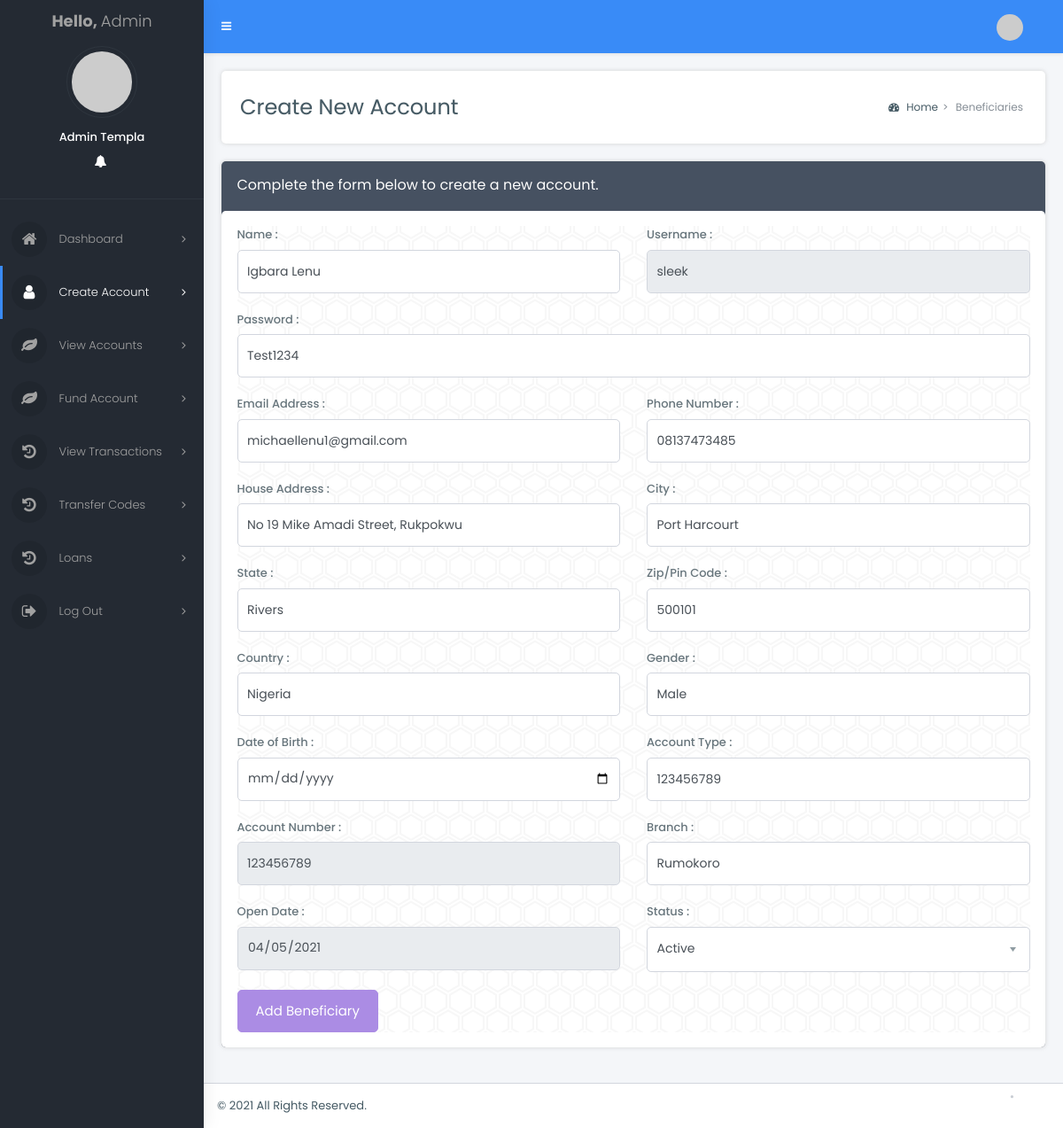
Screenshot of /admin/dashboard/update_account.php?username=sleek with the database file from the repository.
### tables this page shows
CREATE TABLE `account` (
  `id` int(11) NOT NULL,
  `account_name` varchar(100) NOT NULL,
  `branch` varchar(250) NOT NULL,
  `account_type` varchar(25) NOT NULL,
  `account_number` int(25) NOT NULL,
  `username` varchar(100) NOT NULL,
  `password` varchar(100) NOT NULL,
  `dob` date NOT NULL,
  `gender` varchar(10) NOT NULL,
  `address` varchar(100) NOT NULL,
  `country` varchar(25) NOT NULL,
  `state` varchar(25) NOT NULL,
  `city` varchar(25) NOT NULL,
  `pin` int(10) NOT NULL,
  `mobile` varchar(25) NOT NULL,
  `email` varchar(100) NOT NULL,
  `open_date` date NOT NULL,
  `note` text NOT NULL,
  `image` varchar(100) NOT NULL,
  `status` varchar(25) NOT NULL,
  `Balance` int(11) NOT NULL
);

### admin/dashboard/update_account.php (the view, shortened to what this page needs)
<?php
include("../dbconnection.php");
if(isset($_GET['username'])){
  $username = $_GET['username'];
  $get_user_sql = "SELECT * FROM account WHERE username='$username'";
  $get_user_query = mysqli_query($con, $get_user_sql);
  if($get_user_query){
    $user = mysqli_fetch_assoc($get_user_query);
  }
}
?>
<!DOCTYPE html>
<html lang="en">
  <head>
	<link rel="stylesheet" href="assets/vendor_components/bootstrap/dist/css/bootstrap.css">
	<link rel="stylesheet" href="assets/vendor_components/font-awesome/css/font-awesome.css">
	<link rel="stylesheet" href="assets/vendor_components/Ionicons/css/ionicons.css">
	<link rel="stylesheet" href="assets/vendor_components/lineaicons/linea.css">
	<link href="https://www.amcharts.com/lib/3/plugins/export/export.css" rel="stylesheet" type="text/css" />
	<link rel="stylesheet" href="css/bootstrap-extend.css">
	<link rel="stylesheet" href="css/master_style.css">
	<link rel="stylesheet" href="css/skins/_all-skins.css">
  </head>
<body class="hold-transition skin-blue sidebar-mini">
<div class="wrapper">
  <header class="main-header">
    <nav class="navbar navbar-static-top">
      <a href="#" class="sidebar-toggle" data-toggle="push-menu" role="button">
      </a>
      <div class="navbar-custom-menu">
        <ul class="nav navbar-nav">
          <li class="dropdown user user-menu">
            <a href="#" class="dropdown-toggle" data-toggle="dropdown">
              <img src="images/user5-128x128.jpg" class="user-image rounded-circle" alt="User Image">
            </a>
          <li>
          </li>
        </ul>
      </div>
    </nav>
  </header>
  <aside class="main-sidebar">
    <section class="sidebar">
      <div class="user-panel">
		 <div class="ulogo">
			 <a href="index.php">
			  <span><b>Hello, </b>Admin</span>
			</a>
		</div>
        <div class="image">
          <img src="images/user2-160x160.jpg" class="rounded-circle" alt="User Image">
        </div>
        <div class="info">
          <p>Admin Templa</p>
			<a href="profile.php" class="link" data-toggle="tooltip" title="" data-original-title="Settings"><i class="ion ion-gear-b"></i></a>
            <a href="" class="link" data-toggle="tooltip" title="" data-original-title="No Notifications"><i class="fa fa-bell"></i></a>
            <a href="logout.php" class="link" data-toggle="tooltip" title="" data-original-title="Logout"><i class="ion ion-power"></i></a>
        </div>
      </div>
      <ul class="sidebar-menu" data-widget="tree">
		<li class="nav-devider"></li>
	   <li class="">
          <a href="index.php">
            <i class="fa fa-home"></i> <span>Dashboard</span>
            <span class="pull-right-container">
              <i class="fa fa-angle-right pull-right"></i>
            </span>
          </a>
        </li>
		 <li class="active">
          <a href="account.php">
            <i class="fa fa-user"></i> <span>Create Account</span>
            <span class="pull-right-container">
              <i class="fa fa-angle-right pull-right"></i>
            </span>
          </a>
        </li>
		 <li class="">
          <a href="view_account.php">
            <i class="fa fa-leaf"></i> <span>View Accounts</span>
            <span class="pull-right-container">
              <i class="fa fa-angle-right pull-right"></i>
            </span>
          </a>
        </li>
		 <li class="">
          <a href="fund.php">
            <i class="fa fa-leaf"></i> <span>Fund Account</span>
            <span class="pull-right-container">
              <i class="fa fa-angle-right pull-right"></i>
            </span>
          </a>
        </li>
		 <li class="">
          <a href="transactions.php">
            <i class="fa fa-history"></i> <span>View Transactions</span>
            <span class="pull-right-container">
              <i class="fa fa-angle-right pull-right"></i>
            </span>
          </a>
        </li>
		 <li class="">
          <a href="codes.php">
            <i class="fa fa-history"></i> <span>Transfer Codes</span>
            <span class="pull-right-container">
              <i class="fa fa-angle-right pull-right"></i>
            </span>
          </a>
        </li>
		 <li class="">
          <a href="loan.php">
            <i class="fa fa-history"></i> <span>Loans</span>
            <span class="pull-right-container">
              <i class="fa fa-angle-right pull-right"></i>
            </span>
          </a>
        </li>
		 <li class="">
          <a href="logout.php">
            <i class="fa fa-sign-out"></i> <span>Log Out</span>
            <span class="pull-right-container">
              <i class="fa fa-angle-right pull-right"></i>
            </span>
          </a>
        </li>
      </ul>
    </section>
  </aside>
    <div class="content-wrapper">
    <section class="content-header">
      <h1>
       Create New Account
      </h1>
      <ol class="breadcrumb">
        <li class="breadcrumb-item"><a href="#"><i class="fa fa-dashboard"></i> Home</a></li>
        <li class="breadcrumb-item active">Beneficiaries</li>
      </ol>
    </section>
    <section class="content">
		<div class="row">
		  <div class="col-lg-12 col-12">
      <div class="box box-solid bg-dark">
        <div class="box-header with-border">
          <h5 class="box-title">Complete the form below to create a new account.</h5>
        </div>
        <div class="box-body wizard-content">
			<form action="<?php echo $_SERVER['PHP_SELF']?>" method="POST" enctype="multipart/form-data">
				<section class="bg-hexagons-dark">
					<div class="row">
						<div class="col-md-6">
							<div class="form-group">
								<label for="firstName1">Name :</label>
								<input type="text" class="form-control" value="<?php echo $user['account_name']?>" id="firstName1" name="name"> </div>
						</div>
            <div class="col-md-6">
              <div class="form-group">
                <label for="firstName1">Username :</label>
                <input readonly type="text" value="<?php echo $user['username']?>" class="form-control" id="firstName1" name="username">
              </div>
            </div>
            <div class="col-md-12">
              <div class="form-group">
                <label for="lastName2">Password :</label>
                <input type="text" class="form-control" value="<?php echo $user['password']?>" id="lastName2" name="password"> </div>
            </div>
					</div>
					<div class="row">
						<div class="col-md-6">
							<div class="form-group">
								<label for="emailAddress2">Email Address :</label>
								<input type="email" class="form-control" value="<?php echo $user['email']?>" id="emailAddress2" name="email"> </div>
						</div>
						<div class="col-md-6">
							<div class="form-group">
								<label for="phoneNumber2">Phone Number :</label>
								<input type="tel" class="form-control" value="<?php echo $user['mobile']?>" id="phoneNumber2" name="mobile"> </div>
						</div>
					</div>
				</section>
				<section class="bg-hexagons-dark">
					<div class="row">
					<div class="col-md-6">
							<div class="form-group">
								<label for="jobTitle6">House Address :</label>
								<input type="text" value="<?php echo $user['address']?>" class="form-control" id="jobTitle6" name="address"> </div>
						</div>
						<div class="col-md-6">
							<div class="form-group">
								<label for="jobTitle6">City :</label>
								<input type="text" class="form-control" value="<?php echo $user['city']?>" id="jobTitle6" name="city"> </div>
						</div>
						<div class="col-md-6">
							<div class="form-group">
								<label for="jobTitle6">State :</label>
								<input type="text" class="form-control" value="<?php echo $user['state']?>" id="jobTitle6" name="state"> </div>
						</div>
						<div class="col-md-6">
							<div class="form-group">
								<label for="jobTitle6">Zip/Pin Code :</label>
								<input type="text" class="form-control" value="<?php echo $user['pin']?>" id="jobTitle6" name="pin"> </div>
						</div>
						<div class="col-md-6">
							<div class="form-group">
								<label for="jobTitle6">Country :</label>
								<input type="text" class="form-control" value="<?php echo $user['country']?>" id="jobTitle6" name="country"> </div>
						</div>
						<div class="col-md-6">
							<div class="form-group">
								<label for="jobTitle6">Gender :</label>
								<input type="text" class="form-control" value="<?php echo $user['gender']?>" id="jobTitle6" name="gender"> </div>
						</div>
						<div class="col-md-6">
              <div class="form-group">
                <label for="jobTitle6">Date of Birth :</label>
                <input type="date" class="form-control" value="<?php echo $user['dob']?>" id="jobTitle6" name="dob"> </div>
            </div>
						<div class="col-md-6">
							<div class="form-group">
								<label for="jobTitle6">Account Type :</label>
								<input type="text" class="form-control" value="<?php echo $user['account_type']?>" id="jobTitle6" name="account_type"> </div>
						</div>
            <div class="col-md-6">
              <div class="form-group">
                <label for="jobTitle6">Account Number :</label>
                <input readonly type="text" class="form-control" value="<?php echo $user['account_number']?>" id="jobTitle6" name="account_number"> </div>
            </div>
						<div class="col-md-6">
							<div class="form-group">
								<label for="jobTitle6">Branch :</label>
                <input type="text" class="form-control" value="<?php echo $user['branch']?>" id="jobTitle6" name="branch" />
              </div>
						</div>
						<div class="col-md-6">
							<div class="form-group">
								<label for="jobTitle6">Open Date :</label>
								<input readonly type="date" value="<?php echo $user['open_date']?>" class="form-control" id="jobTitle6" name="open_date"> </div>
						</div>
						<div class="col-md-6">
							<div class="form-group">
								<label for="location2">Status :</label>
								<select class="custom-select form-control" id="location2" name="status">
									<option value="active">Active</option>
								</select>
							</div>
						</div>
					</div>
					<button type="submit" class="btn btn-primary btn-lg" name="submit">Add Beneficiary</button>
				</section>
			</form>
        </div>
      </div>
	   </div>
	    </div>
	</section>
  </div>
  <footer class="main-footer">
    <div class="pull-right d-none d-sm-inline-block">
        <ul class="nav nav-primary nav-dotted nav-dot-separated justify-content-center justify-content-md-end">
		  <li class="nav-item">
			<a class="nav-link" href="javascript:void(0)"></a>
		  </li>
		  <li class="nav-item">
			<a class="nav-link" href="#"></a>
		  </li>
		</ul>
    </div>
	  &copy; 2021 All Rights Reserved.
  </footer>
</div>
</body>
</html>

### admin/dashboard/css/skins/_all-skins.css (style rules this page uses)
.skin-blue .main-header .navbar { background-color: #398bf7; }
.skin-blue .main-header .navbar .nav > li > a { color: #ffffff; }
.skin-blue .main-header .navbar .sidebar-toggle { color: #ffffff; }
.skin-blue .main-header .navbar .sidebar-toggle { color: #fff; }
.skin-blue .content-header { background: #ffffff; -webkit-box-shadow: 1px 0 5px rgba(0, 0, 0, 0.1); box-shadow: 1px 0 5px rgba(0, 0, 0, 0.1); }
.skin-blue .content { background: #f4f6f9; }
.skin-blue .wrapper, .skin-blue .main-sidebar, .skin-blue .left-side { background-color: #242a33; box-shadow: 1px 0px 20px rgba(0,0,0,0.08); }
.skin-blue .user-panel > .info, .skin-blue .user-panel > .info > a { color: #fff; }
.skin-blue .sidebar { border-color: #398bf7; }
.skin-blue .sidebar-menu > li > a { border-left:3px solid #242a33; }
.skin-blue .sidebar-menu>li:hover>a, .skin-blue .sidebar-menu>li.active>a, .skin-blue .sidebar-menu>li.menu-open>a { color: #ffffff; background: #242a33; }
.skin-blue .sidebar-menu > li.active > a, .skin-blue .sidebar-menu > li.menu-open > a { color: #ffffff; }
.skin-blue .sidebar-menu > li.active > a { border-left-color: #398bf7; }
.skin-blue .sidebar a { color: #a1a1a1; }

### rows the page displays
account: name "Igbara Lenu", username "sleek", password "Test1234", email "michaellenu1@gmail.com", mobile "08137473485", address "No 19 Mike Amadi Street, Rukpokwu", city "Port Harcourt", state "Rivers", pin "500101", country "Nigeria", gender "Male", account_type "123456789", account_number "123456789", branch "Rumokoro", open_date "04/05/2021"
